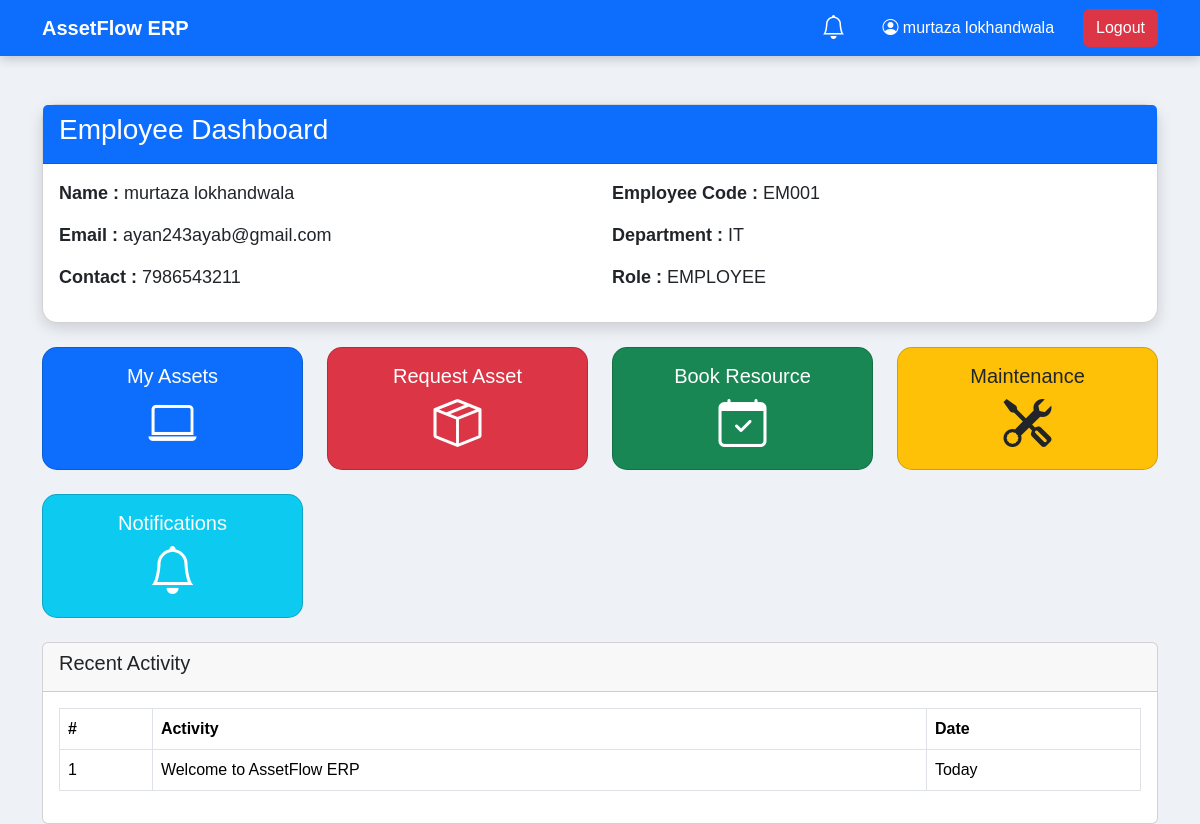
The app's page /employee-dashboard/ (signed in) with its own data.
### myappp/models.py (models this page shows, shortened)
class Employee(models.Model):
    user = models.ForeignKey(
        User,
        on_delete=models.CASCADE,
        related_name='employee_details'
    )
    department = models.ForeignKey(
        Department,
        on_delete=models.SET_NULL,
        null=True,
        blank=True,
        related_name='employees'
    )
    employee_code = models.CharField(max_length=20, unique=True)
    first_name = models.CharField(max_length=30)
    last_name = models.CharField(
        max_length=30,
        blank=True,
        null=True
    )
    contact_no = models.CharField(
        max_length=15,
        blank=True,
        null=True
    )
    profile_pic = models.FileField(
        upload_to='profile/',
        default='profile/default.png',
        blank=True,
        null=True
    )
    created_at = models.DateTimeField(auto_now_add=True)
    class Meta:
        db_table = "employee"

class User(models.Model):
    ROLE_CHOICES = (
        ('ADMIN', 'Admin'),
        ('ASSET_MANAGER', 'Asset Manager'),
        ('DEPARTMENT_HEAD', 'Department Head'),
        ('EMPLOYEE', 'Employee'),
    )
    STATUS_CHOICES = (
        ('ACTIVE', 'Active'),
        ('INACTIVE', 'Inactive'),
    )
    email = models.EmailField(max_length=50, unique=True)
    password = models.CharField(max_length=30)
    role = models.CharField(max_length=30, choices=ROLE_CHOICES)
    otp = models.IntegerField(default=1234)
    status = models.CharField(
        max_length=20,
        choices=STATUS_CHOICES,
        default='ACTIVE'
    )
    created_at = models.DateTimeField(auto_now_add=True)
    class Meta:
        db_table = "user"

class Department(models.Model):
    department_name = models.CharField(max_length=100, unique=True)
    parent_department = models.ForeignKey(
        'self',
        on_delete=models.SET_NULL,
        null=True,
        blank=True,
        related_name='sub_departments'
    )
    status = models.BooleanField(default=True)
    created_at = models.DateTimeField(auto_now_add=True)
    class Meta:
        db_table = "department"

### myappp/views.py (the view)
def employee_dashboard(request):
    if 'uid' not in request.session:
        return redirect("login")
    user = User.objects.get(id=request.session['uid'])
    employee = Employee.objects.get(user=user)
    context = {
        "user": user,
        "employee": employee
    }
    return render(request, "myapp/employee_dashboard.html", context)

### myappp/templates/myapp/employee_dashboard.html (shortened to what this page needs)
{% load static %}
<!DOCTYPE html>
<html lang="en">
<head>
<link href="https://cdn.jsdelivr.net/npm/bootstrap@5.3.3/dist/css/bootstrap.min.css" rel="stylesheet">
<link href="https://cdn.jsdelivr.net/npm/bootstrap-icons@1.11.3/font/bootstrap-icons.css" rel="stylesheet">
</head>
<body>
<nav class="navbar navbar-expand-lg navbar-dark bg-primary">
<div class="container">
<a class="navbar-brand">
<b>
AssetFlow ERP
</b>
</a>
<div class="ms-auto d-flex align-items-center">
<a href="{% url 'employee_notifications' %}"
class="text-white me-4"
style="text-decoration:none;">
<i class="bi bi-bell fs-4"></i>
</a>
<a href="{% url 'employee_profile' %}"
class="btn btn-primary me-3">
<i class="bi bi-person-circle"></i>
{{employee.first_name}} {{employee.last_name}}
</a>
<a href="{% url 'logout' %}"
class="btn btn-danger">
Logout
</a>
</div>
</div>
</nav>
<div class="container mt-5">
<div class="card profile-card">
<div class="card-header bg-primary text-white">
<h3>
Employee Dashboard
</h3>
</div>
<div class="card-body">
<div class="row">
<div class="col-md-6">
<p class="info">
<b>Name :</b>
{{employee.first_name}}
{{employee.last_name}}
</p>
<p class="info">
<b>Email :</b>
{{user.email}}
</p>
<p class="info">
<b>Contact :</b>
{{employee.contact_no}}
</p>
</div>
<div class="col-md-6">
<p class="info">
<b>Employee Code :</b>
{{employee.employee_code}}
</p>
<p class="info">
<b>Department :</b>
{{employee.department.department_name}}
</p>
<p class="info">
<b>Role :</b>
{{user.role}}
</p>
</div>
</div>
</div>
</div>
<br>
<div class="row">
<div class="col-md-3">
<a href="{% url 'employee_assets' %}"
class="card-link">
<div class="card quick-card bg-primary text-white">
<div class="card-body text-center">
<h5>
My Assets
</h5>
<i class="bi bi-laptop display-5"></i>
</div>
</div>
</a>
</div>
<div class="col-md-3">
<a href="{% url 'request_asset' %}"
class="card-link">
<div class="card quick-card bg-danger text-white">
<div class="card-body text-center">
<h5>
Request Asset
</h5>
<i class="bi bi-box-seam display-5"></i>
</div>
</div>
</a>
</div>
<div class="col-md-3">
<a href="#"
class="card-link">
<div class="card quick-card bg-success text-white">
<div class="card-body text-center">
<h5>
Book Resource
</h5>
<i class="bi bi-calendar-check display-5"></i>
</div>
</div>
</a>
</div>
<div class="col-md-3">
<a href="#"
class="card-link">
<div class="card quick-card bg-warning text-dark">
<div class="card-body text-center">
<h5>
Maintenance
</h5>
<i class="bi bi-tools display-5"></i>
</div>
</div>
</a>
</div>
</div>
<br>
<div class="row">
<div class="col-md-3">
<a href="{% url 'employee_notifications' %}"
class="card-link">
<div class="card quick-card bg-info text-white">
<div class="card-body text-center">
<h5>
Notifications
</h5>
<i class="bi bi-bell display-5"></i>
</div>
</div>
</a>
</div>
</div>
<br>
<div class="card">
<div class="card-header">
<h5>
Recent Activity
</h5>
</div>
<div class="card-body">
<table class="table table-bordered">
<thead>
<tr>
<th>#</th>
<th>Activity</th>
<th>Date</th>
</tr>
</thead>
<tbody>
<tr>
<td>
1
</td>
<td>
Welcome to AssetFlow ERP
</td>
<td>
Today
</td>
</tr>
</tbody>
</table>
</div>
</div>
</div>
</body>
</html>

### myappp/templates/myapp/employee_dashboard.html (style rules this page uses)
body { background:#eef2f7; font-family:Arial, Helvetica, sans-serif; }
.navbar { box-shadow:0px 3px 10px rgba(0,0,0,.2); }
.profile-card { border-radius:15px; box-shadow:0px 5px 15px rgba(0,0,0,.15); }
.info { font-size:18px; margin-bottom:15px; }
.quick-card { border-radius:15px; transition:.3s; cursor:pointer; }
.card-link { text-decoration:none; }

### records on screen
Employee: first_name "murtaza", last_name "lokhandwala", contact_no "7986543211", employee_code "EM001", department.department_name "IT"
User: email "ayan243ayab@gmail.com", role "EMPLOYEE"
